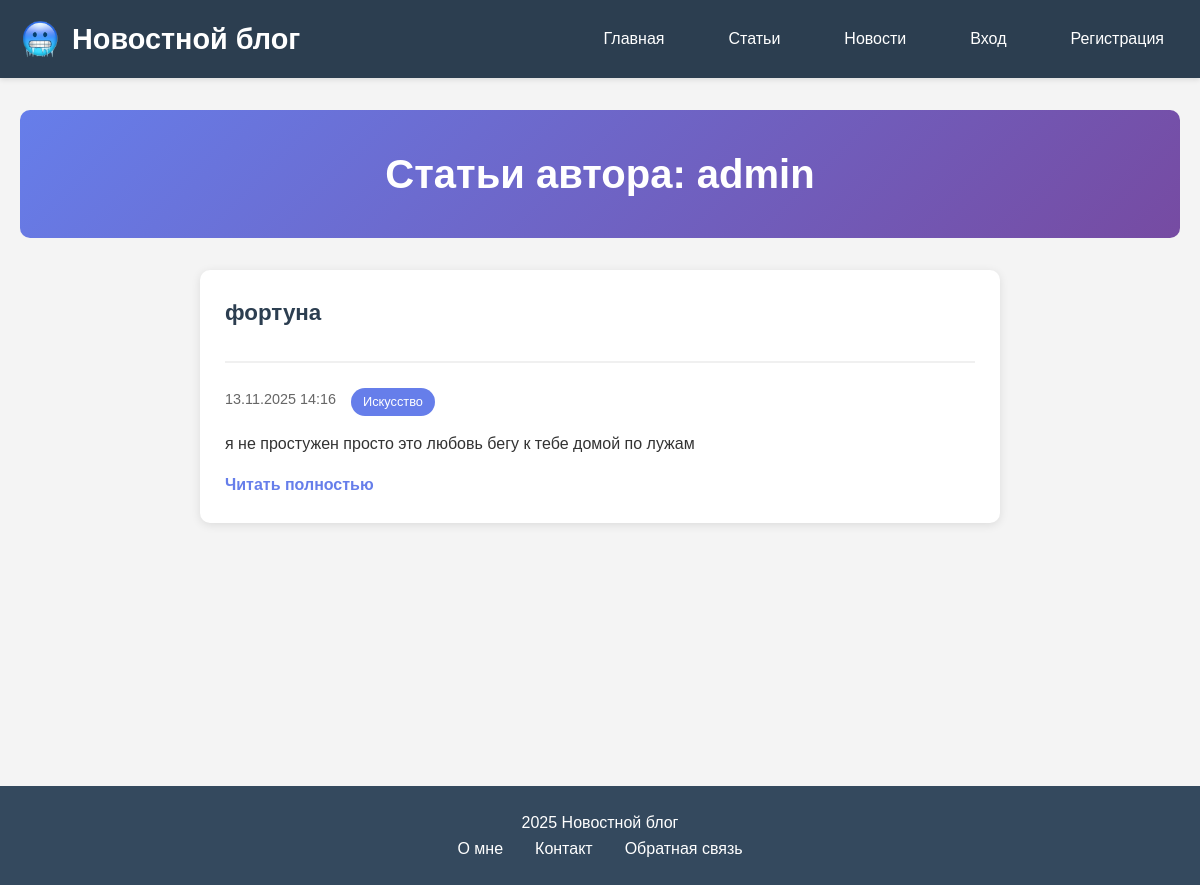
/author/1/, run on an earlier commit of the app's database.
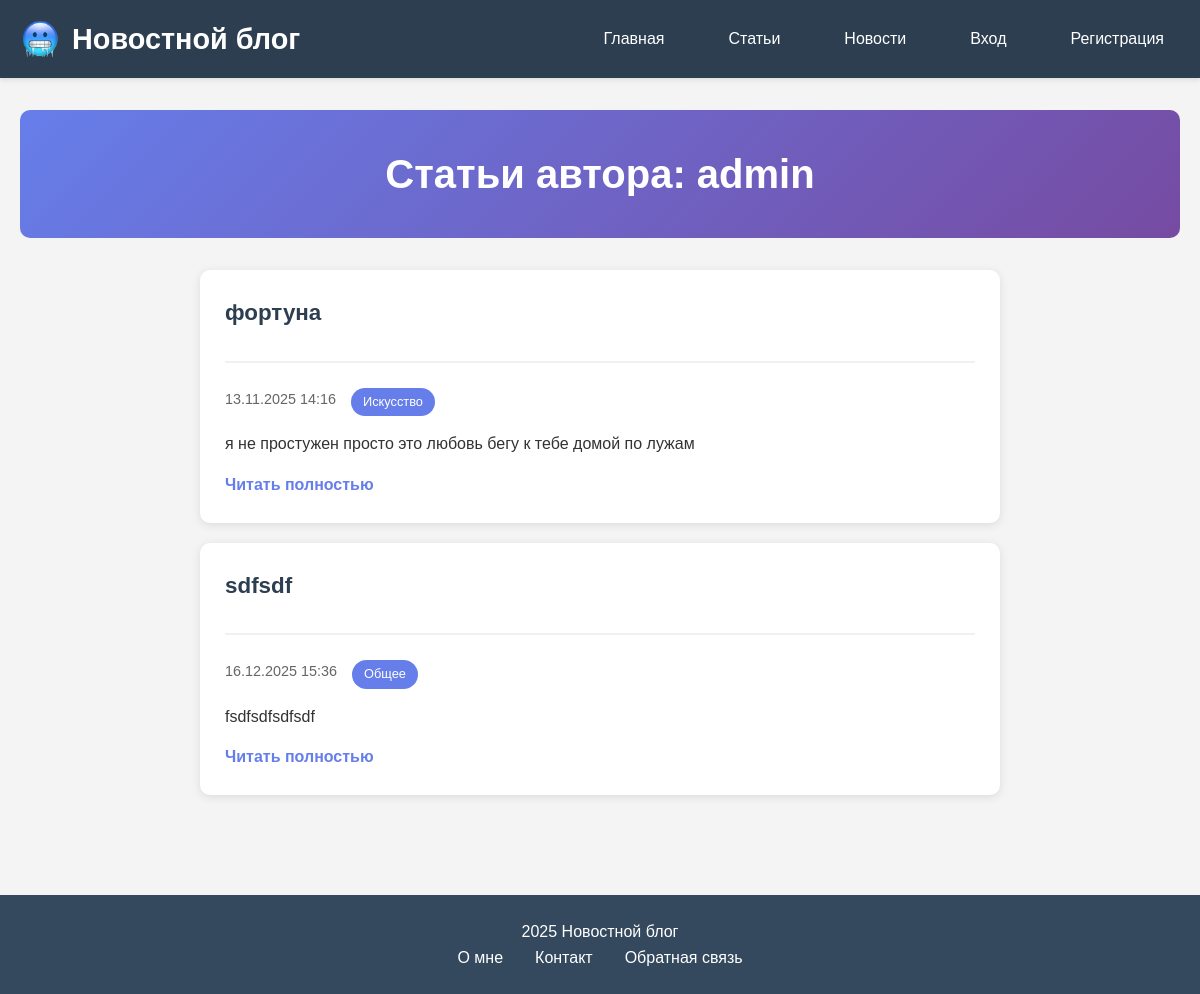
And on a later commit of the database.
### main/models.py (models this page shows, shortened)
class Article(models.Model):
    CATEGORY_CHOICES = [
        ('technology', 'Технологии'),
        ('science', 'Наука'),
        ('art', 'Искусство'),
        ('sports', 'Спорт'),
        ('general', 'Общее'),
    ]
    title = models.CharField(max_length=200)
    text = models.TextField()
    created_date = models.DateTimeField(default=timezone.now)
    user = models.ForeignKey(User, on_delete=models.CASCADE, related_name='articles')
    category = models.CharField(
        max_length=50,
        choices=CATEGORY_CHOICES,
        default='general'
    )

### main/views.py (the view)
# urls.py: path('author/<int:user_id>/', views.author_articles, name='author_articles'),
def author_articles(request, user_id):
    author = get_object_or_404(User, id=user_id)
    articles = Article.objects.filter(user=author)
    return render(request, 'main/author_articles.html', {
        'articles': articles,
        'author': author
    })

### main/templates/main/author_articles.html (shortened to what this page needs)
{% extends 'main/base.html' %}
{% load static %}
{% block content %}
<div class="page-header">
    <h2>Статьи автора: {{ author.username }}</h2>
</div>
<div class="news-container">
    {% for article in articles %}
    <div class="news-item">
        <div class="news-header">
            <h3 class="news-title">
                <a href="{% url 'article_detail' article.id %}">{{ article.title }}</a>
                {% now "Y-m-d" as today %}
            </h3>
        </div>
        <div class="news-meta article-meta-extended">
            <span class="news-date"> {{ article.created_date|date:"d.m.Y H:i" }}</span>
            <span class="article-category-badge">{{ article.get_category_display }}</span>
        </div>
        <div class="news-content">
            {{ article.text|truncatewords:50 }}
        </div>
        <div style="display: flex; justify-content: space-between; align-items: center; margin-top: 15px;">
            <a href="{% url 'article_detail' article.id %}" class="read-more">Читать полностью</a>
        </div>
    </div>
    {% empty %}
    <div class="no-articles">
        <h3>Статьи не найдены</h3>
        <p>У автора {{ author.username }} пока нет статей.</p>
    </div>
    {% endfor %}
</div>
{% endblock %}

What changed in the data, as far as the page shows it:
added Article: title "sdfsdf", created_date "16.12.2025 15:36", category "Общее", text "fsdfsdfsdfsdf"
